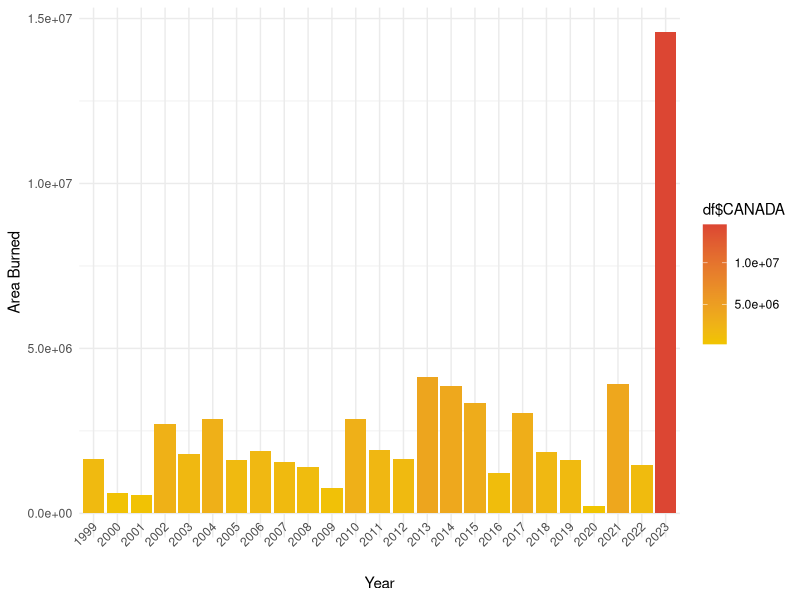

Source code (R):
library(tidyverse)

df <- read.csv("fire-area/fire-totals-canada-by-year.csv")

df <- head(df, 25)

ggplot() +
  geom_bar(aes(x = factor(df$YEAR), y = df$CANADA, fill = df$CANADA), stat = "identity") +
  labs(x = "Year", y = "Area Burned") +
  theme_minimal() + 
  theme(axis.text.x = element_text(angle = 45, hjust = 1.6, vjust = 2.6)) + 
  scale_fill_gradient(low = "#F1C500", high = "#DC4633")
  